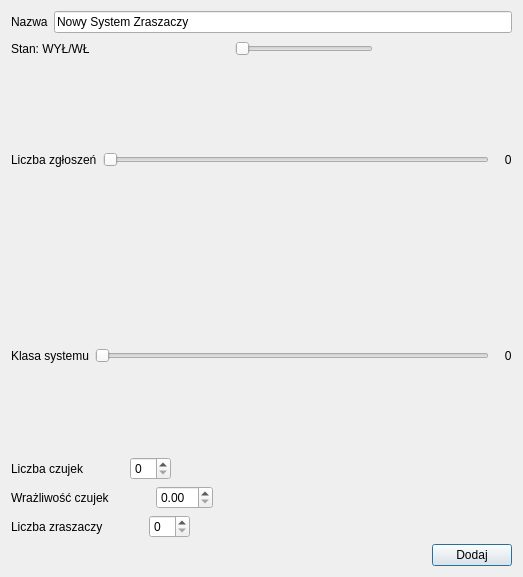
<?xml version="1.0" encoding="UTF-8"?>
<ui version="4.0">
 <class>Dodaj_zrasz</class>
 <widget class="QDialog" name="Dodaj_zrasz">
  <property name="geometry">
   <rect>
    <x>0</x>
    <y>0</y>
    <width>523</width>
    <height>577</height>
   </rect>
  </property>
  <property name="windowTitle">
   <string>Dialog</string>
  </property>
  <layout class="QGridLayout" name="gridLayout">
   <item row="0" column="0">
    <layout class="QHBoxLayout" name="horizontalLayout_4">
     <item>
      <widget class="QLabel" name="label">
       <property name="text">
        <string>Nazwa</string>
       </property>
      </widget>
     </item>
     <item>
      <widget class="QLineEdit" name="n_nazwa_systemu_2">
       <property name="text">
        <string>Nowy System Zraszaczy</string>
       </property>
      </widget>
     </item>
    </layout>
   </item>
   <item row="1" column="0">
    <layout class="QHBoxLayout" name="horizontalLayout_7">
     <item>
      <widget class="QLabel" name="label_6">
       <property name="text">
        <string>Stan: WYŁ/WŁ</string>
       </property>
      </widget>
     </item>
     <item>
      <spacer name="horizontalSpacer_4">
       <property name="orientation">
        <enum>Qt::Horizontal</enum>
       </property>
       <property name="sizeHint" stdset="0">
        <size>
         <width>40</width>
         <height>20</height>
        </size>
       </property>
      </spacer>
     </item>
     <item>
      <widget class="QSlider" name="n_stan_2">
       <property name="maximum">
        <number>1</number>
       </property>
       <property name="orientation">
        <enum>Qt::Horizontal</enum>
       </property>
      </widget>
     </item>
     <item>
      <spacer name="horizontalSpacer_5">
       <property name="orientation">
        <enum>Qt::Horizontal</enum>
       </property>
       <property name="sizeHint" stdset="0">
        <size>
         <width>40</width>
         <height>20</height>
        </size>
       </property>
      </spacer>
     </item>
    </layout>
   </item>
   <item row="2" column="0">
    <layout class="QHBoxLayout" name="horizontalLayout_11">
     <item>
      <widget class="QLabel" name="label_12">
       <property name="text">
        <string>Liczba zgłoszeń</string>
       </property>
      </widget>
     </item>
     <item>
      <widget class="QSlider" name="n_liczba_zgloszen_2">
       <property name="maximum">
        <number>25</number>
       </property>
       <property name="orientation">
        <enum>Qt::Horizontal</enum>
       </property>
      </widget>
     </item>
     <item>
      <widget class="QLabel" name="label_13">
       <property name="text">
        <string>   0</string>
       </property>
      </widget>
     </item>
    </layout>
   </item>
   <item row="3" column="0">
    <layout class="QHBoxLayout" name="horizontalLayout_6">
     <item>
      <widget class="QLabel" name="label_5">
       <property name="text">
        <string>Klasa systemu</string>
       </property>
      </widget>
     </item>
     <item>
      <widget class="QSlider" name="n_klasa_systemu_2">
       <property name="maximum">
        <number>10</number>
       </property>
       <property name="orientation">
        <enum>Qt::Horizontal</enum>
       </property>
      </widget>
     </item>
     <item>
      <widget class="QLabel" name="label_11">
       <property name="text">
        <string>   0</string>
       </property>
      </widget>
     </item>
    </layout>
   </item>
   <item row="4" column="0">
    <layout class="QHBoxLayout" name="horizontalLayout">
     <item>
      <widget class="QLabel" name="label_7">
       <property name="text">
        <string>Liczba czujek</string>
       </property>
      </widget>
     </item>
     <item>
      <spacer name="horizontalSpacer_6">
       <property name="orientation">
        <enum>Qt::Horizontal</enum>
       </property>
       <property name="sizeType">
        <enum>QSizePolicy::Preferred</enum>
       </property>
       <property name="sizeHint" stdset="0">
        <size>
         <width>40</width>
         <height>20</height>
        </size>
       </property>
      </spacer>
     </item>
     <item>
      <widget class="QSpinBox" name="n_liczba_czujek"/>
     </item>
     <item>
      <spacer name="horizontalSpacer_7">
       <property name="orientation">
        <enum>Qt::Horizontal</enum>
       </property>
       <property name="sizeHint" stdset="0">
        <size>
         <width>40</width>
         <height>20</height>
        </size>
       </property>
      </spacer>
     </item>
    </layout>
   </item>
   <item row="5" column="0">
    <layout class="QHBoxLayout" name="horizontalLayout_8">
     <item>
      <widget class="QLabel" name="label_14">
       <property name="text">
        <string>Wrażliwość czujek</string>
       </property>
      </widget>
     </item>
     <item>
      <spacer name="horizontalSpacer_8">
       <property name="orientation">
        <enum>Qt::Horizontal</enum>
       </property>
       <property name="sizeType">
        <enum>QSizePolicy::Preferred</enum>
       </property>
       <property name="sizeHint" stdset="0">
        <size>
         <width>40</width>
         <height>20</height>
        </size>
       </property>
      </spacer>
     </item>
     <item>
      <widget class="QDoubleSpinBox" name="n_wrazliwosc_czujek"/>
     </item>
     <item>
      <spacer name="horizontalSpacer_9">
       <property name="orientation">
        <enum>Qt::Horizontal</enum>
       </property>
       <property name="sizeHint" stdset="0">
        <size>
         <width>40</width>
         <height>20</height>
        </size>
       </property>
      </spacer>
     </item>
    </layout>
   </item>
   <item row="6" column="0">
    <layout class="QHBoxLayout" name="horizontalLayout_2">
     <item>
      <widget class="QLabel" name="label_8">
       <property name="text">
        <string>Liczba zraszaczy</string>
       </property>
      </widget>
     </item>
     <item>
      <spacer name="horizontalSpacer_10">
       <property name="orientation">
        <enum>Qt::Horizontal</enum>
       </property>
       <property name="sizeType">
        <enum>QSizePolicy::Preferred</enum>
       </property>
       <property name="sizeHint" stdset="0">
        <size>
         <width>40</width>
         <height>20</height>
        </size>
       </property>
      </spacer>
     </item>
     <item>
      <widget class="QSpinBox" name="n_liczba_zraszaczy"/>
     </item>
     <item>
      <spacer name="horizontalSpacer_11">
       <property name="orientation">
        <enum>Qt::Horizontal</enum>
       </property>
       <property name="sizeHint" stdset="0">
        <size>
         <width>40</width>
         <height>20</height>
        </size>
       </property>
      </spacer>
     </item>
    </layout>
   </item>
   <item row="7" column="0">
    <layout class="QHBoxLayout" name="horizontalLayout_9">
     <item>
      <spacer name="horizontalSpacer">
       <property name="orientation">
        <enum>Qt::Horizontal</enum>
       </property>
       <property name="sizeHint" stdset="0">
        <size>
         <width>198</width>
         <height>20</height>
        </size>
       </property>
      </spacer>
     </item>
     <item>
      <widget class="QPushButton" name="pushButton">
       <property name="text">
        <string>Dodaj</string>
       </property>
      </widget>
     </item>
    </layout>
   </item>
  </layout>
 </widget>
 <resources/>
 <connections>
  <connection>
   <sender>n_liczba_zgloszen_2</sender>
   <signal>valueChanged(int)</signal>
   <receiver>label_13</receiver>
   <slot>setNum(int)</slot>
   <hints>
    <hint type="sourcelabel">
     <x>466</x>
     <y>184</y>
    </hint>
    <hint type="destinationlabel">
     <x>506</x>
     <y>183</y>
    </hint>
   </hints>
  </connection>
  <connection>
   <sender>n_klasa_systemu_2</sender>
   <signal>valueChanged(int)</signal>
   <receiver>label_11</receiver>
   <slot>setNum(int)</slot>
   <hints>
    <hint type="sourcelabel">
     <x>477</x>
     <y>249</y>
    </hint>
    <hint type="destinationlabel">
     <x>509</x>
     <y>257</y>
    </hint>
   </hints>
  </connection>
 </connections>
</ui>
